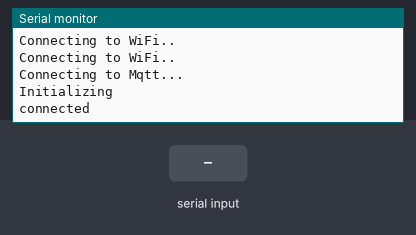
Simulated run of this program. Board: ESP32. Shown: the last lines printed to the serial monitor. Inputs (shaded band) come from the test bench. WiFi joins after 1.5 s; servers stay silent unless stated; no MQTT or app messages arrive unless stated.

Above: at 2.7 s.
2.8 s: "/LGZ" received over the second serial link
At 4.3 s:
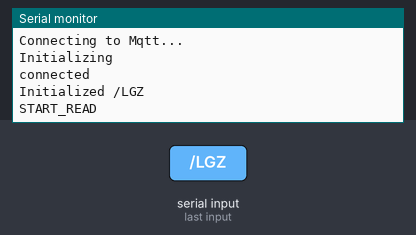
5.3 s: "1" received over the second serial link
At 6.6 s:
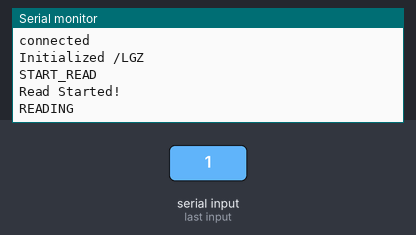

The program:

main.cpp
```cpp
#include <Arduino.h>
#include <WiFi.h>

//doesn't work for some reason, overwrite this in pubsubclient itself instead
#define MQTT_MAX_PACKET_SIZE 2048
#include <PubSubClient.h>
#include "config.h"
#include "loopConnection.h"
#include "loopMeter.h"
#include "loopMetaData.h"

WiFiClient wifiClient;
PubSubClient mqttClient(wifiClient);

void setup()
{
  Serial.begin(115200);
  Serial2.begin(300, SERIAL_7E1, 16, 17, true, 1000);
  Serial2.setRxBufferSize(1024);

  WiFi.begin(WIFI_SSID, WIFI_PASSWORD);
  while (WiFi.status() != WL_CONNECTED)
  {
    delay(500);
    Serial.println("Connecting to WiFi..");
  }

  mqttClient.setServer(MQTT_SERVER, 1883);

  xTaskCreate(
      loopConnection,
      "Connection",
      10000,           /* Stack size */
      NULL,            /* Parameter */
      1,               /* Priority */
      NULL);           /* Task handle. */
  xTaskCreate(
      loopMeter,
      "Meter",
      10000,           /* Stack size */
      NULL,            /* Parameter */
      1,               /* Priority */
      NULL);           /* Task handle. */
  xTaskCreate(
      loopMetaData,
      "SendMetaData",
      10000,           /* Stack size */
      NULL,            /* Parameter */
      1,               /* Priority */
      NULL);           /* Task handle. */
}

void loop(){
  delay(1000);
}
```

clients.h
```cpp
#include <Arduino.h>
#include <WiFi.h>
#include <PubSubClient.h>

extern WiFiClient wifiClient;
extern PubSubClient mqttClient;
```

loopConnection.cpp
```cpp
#include <Arduino.h>
#include <WiFi.h>
#include "clients.h"
#include "config.h"

void ensureConnected()
{
  if (WiFi.status() != WL_CONNECTED)
  {
    Serial.println("Not Connected to WiFi! Rebooting!");
    delay(1000);
    ESP.restart();
  }
  else if (!mqttClient.connected())
  {
    Serial.println("Connecting to Mqtt...");
    if (mqttClient.connect("ir-powermeter-" METER_NAME, MQTT_USER, MQTT_PASSWORD, "ir-powermeter/" METER_NAME "/dead", MQTTQOS0, false, "pwease weconnect me UwU"))
    {
      mqttClient.publish("ir-powermeter/" METER_NAME "/alive", "I'm alive!", false);
      Serial.println("connected");
    }
    else
    {
      Serial.print("failed, rc=");
      Serial.print(mqttClient.state());
      delay(1000);
    }
  }
}

void loopConnection(void *param)
{
  while (true)
  {
    ensureConnected();
    mqttClient.loop();
    delay(1000);
  }
}
```

loopConnection.h
```cpp
void loopConnection(void *param);
```

loopMetaData.cpp
```cpp
#include <Arduino.h>
#include "clients.h"
#include "config.h"

//defined in arduino-esp32/cores/esp32/esp32-hal-misc.c
float temperatureRead();

bool publishMetaData()
{
  if (wifiClient.connected() && mqttClient.connected())
  {
    char buffer[50];
    bool success = true;
    sprintf(buffer, "%.2f", temperatureRead());
    success &= mqttClient.publish("ir-powermeter/" METER_NAME "/temperature_c", buffer, false);
    sprintf(buffer, "%lu", millis());
    success &= mqttClient.publish("ir-powermeter/" METER_NAME "/uptime_ms", buffer, false);
    return success;
  }
  return false;
}

bool loopMetaData(void *param)
{
  while (true)
  {
    publishMetaData();
    delay(60000);
  }
}
```

loopMetaData.h
```cpp
void loopMetaData(void *param);
```

loopMeter.cpp
```cpp
#include <Arduino.h>
#include "clients.h"
#include "config.h"

enum ReadState
{
  STATE_INIT,
  STATE_START_READ,
  STATE_READING,
  STATE_WAIT
};

enum ReadState currentState = STATE_INIT;

bool publishMeterData(String s, unsigned long measurementTimeMs)
{
  if (wifiClient.connected() && mqttClient.connected())
  {
    char buffer[50];
    sprintf(buffer, "%lu", measurementTimeMs);
    mqttClient.publish("ir-powermeter/" METER_NAME "/measurement_time_ms", buffer, false);
    return mqttClient.publish("ir-powermeter/" METER_NAME "/data", s.c_str(), false);
  }
  return false;
}

String messageBuffer = "";

unsigned long measurementStart = 0;
unsigned long measurementTime = 0;

void loopMeter(void *param)
{
  while (true)
  {
    switch (currentState)
    {
    case STATE_INIT:
    {
      measurementStart = millis();
      Serial2.print("/?!\r\n");
      Serial.println("Initializing");
      delay(500);
      String s = Serial2.readString();
      if (s.startsWith("/LGZ"))
      {
        Serial.println("Initialized " + s);
        currentState = STATE_START_READ;
        //delay(2000);
      }
      else
      {
        Serial.println("Invalid Init Response:");
        Serial.println(s);
        delay(5000);
      }

      break;
    }
    case STATE_START_READ:
    {
      while (Serial2.read() != -1)
      { // ignore rest of buffer
      }
      Serial2.print("\x06"
                    "000\r\n");
      Serial.println("START_READ");
      unsigned long startTime = millis();
      while (millis() - startTime < 10000)
      {
        int readChar = Serial2.peek();
        if (readChar != -1)
        {
          if (readChar == '\x02')
          {
            Serial2.read();
          }
          Serial.println("Read Started!");
          goto read_start_done;
        }
        else
        {
          yield();
        }
      }
      //timeout
      Serial.println("START_READ Timeout");
      currentState = STATE_INIT;
      break;

    read_start_done:
      messageBuffer = "";
      currentState = STATE_READING;
      break;
    }
    case STATE_READING:
    {
      Serial.println("READING");
      unsigned long lastCharTime = millis();
      int chr;
      while ((millis() - lastCharTime) < 5000)
      {
        chr = Serial2.read();
        if (chr == '\x03') // ETX
        {
          goto read_done;
        }
        if (chr != -1)
        {
          messageBuffer += (char)chr;
          lastCharTime = millis();
        }
      }
      //timeout
      currentState = STATE_START_READ;
      Serial.println("READING Timeout");
      break;
    read_done:
      while (Serial2.read() != -1)
      { // ignore rest of buffer
      }
      Serial.println("Read Data:");
      Serial.println(messageBuffer);
      measurementTime = millis() - measurementStart;
      if (!publishMeterData(messageBuffer, measurementTime))
      {
        Serial.println("publish failed!");
      }
      currentState = STATE_WAIT;
      break;
    }
    case STATE_WAIT:
    {
      unsigned long measurementAndTransmitTime = millis() - measurementStart;
      if (measurementAndTransmitTime <= 15000)
        delay(15000 - measurementAndTransmitTime);
      currentState = STATE_INIT;
      break;
    }
    }
  }
}
```

loopMeter.h
```cpp
void loopMeter(void *param);
```

config.example.h
```cpp
#pragma once

#define METER_NAME "esp32-01"

#define MQTT_SERVER "mqtt.example.com"
#define MQTT_USER "testuser"
#define MQTT_PASSWORD "secretsecretsecret"

#define WIFI_SSID "HomeWiFi"
#define WIFI_PASSWORD "secretsecretsecret"
```

Measured:
- after the input at 2.8 s, the serial monitor: prints a new line after 1.0 s (image 1)
- after the input at 5.3 s, the serial monitor: prints a new line at once (image 2)
